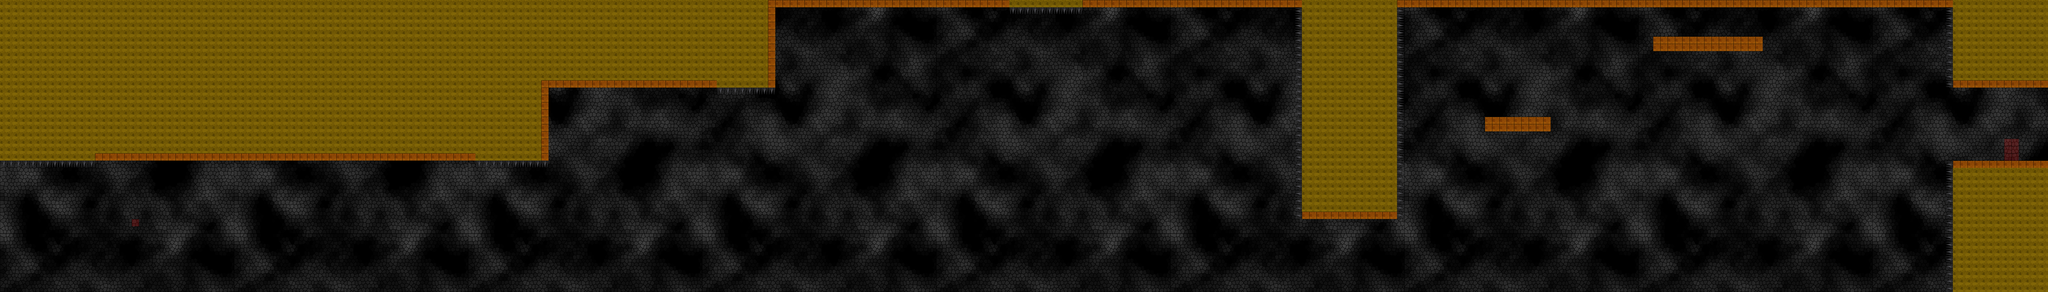

Tiled map render using the project's own tile images. Description and the map definition, with tile-layer contents summarised, below:
An orthogonal 280x40 tile map with 32x32 px tiles, 7 tile layers (Background, Meta, Collision, Spike, ...), 5 tilesets.

<map version="1.0" orientation="orthogonal" renderorder="right-down" width="280" height="40" tilewidth="32" tileheight="32" nextobjectid="1">
 <tileset firstgid="1" name="Earthblock64x64" tilewidth="32" tileheight="32" spacing="48">
  <image source="Materials/Earthblock64x64.png" width="64" height="64" />
 </tileset>
 <tileset firstgid="2" name="spike" tilewidth="32" tileheight="32" spacing="48">
  <image source="Materials/spike.png" width="32" height="32" />
 </tileset>
 <tileset firstgid="3" name="Steel" tilewidth="32" tileheight="32" spacing="48">
  <image source="Materials/steel.png" width="32" height="32" />
 </tileset>
 <tileset firstgid="4" name="bg9" tilewidth="32" tileheight="32">
  <image source="Materials/bg9.png" width="1024" height="1024" />
 </tileset>
 <tileset firstgid="1028" name="meta_tiles" tilewidth="32" tileheight="32">
  <image source="Materials/meta_tiles.png" width="67" height="34" />
 </tileset>
 <layer name="Background" width="280" height="40">
  <data>[11200 cells, 11199 non-empty, 1024 distinct tile ids]</data>
 </layer>
 <layer name="Meta" width="280" height="40">
  <data>[11200 cells, 2998 non-empty, 1 distinct tile ids]</data>
 </layer>
 <layer name="Collision" width="280" height="40">
  <data>[11200 cells, 323 non-empty, 1 distinct tile ids]</data>
 </layer>
 <layer name="Spike" width="280" height="40">
  <data>[11200 cells, 128 non-empty, 1 distinct tile ids]</data>
 </layer>
 <layer name="Metal" width="280" height="40">
  <data>[11200 cells, 1 non-empty, 1 distinct tile ids]</data>
 </layer>
 <layer name="Goal" width="280" height="40">
  <data>[11200 cells, 6 non-empty, 1 distinct tile ids]</data>
 </layer>
 <layer name="Spawn" width="280" height="40">
  <data>[11200 cells, 1 non-empty, 1 distinct tile ids]</data>
 </layer>
</map>
